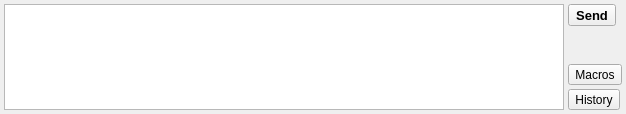
<?xml version="1.0" encoding="UTF-8"?>
<ui version="4.0">
 <class>TextEnterInputProviderUI</class>
 <widget class="QWidget" name="TextEnterInputProviderUI">
  <property name="geometry">
   <rect>
    <x>0</x>
    <y>0</y>
    <width>626</width>
    <height>114</height>
   </rect>
  </property>
  <property name="sizePolicy">
   <sizepolicy hsizetype="Preferred" vsizetype="Preferred">
    <horstretch>0</horstretch>
    <verstretch>0</verstretch>
   </sizepolicy>
  </property>
  <layout class="QGridLayout" name="gridLayout">
   <property name="margin">
    <number>4</number>
   </property>
   <property name="spacing">
    <number>4</number>
   </property>
   <item row="8" column="2">
    <widget class="QToolButton" name="btnShowInHist">
     <property name="text">
      <string>History</string>
     </property>
     <property name="toolButtonStyle">
      <enum>Qt::ToolButtonTextBesideIcon</enum>
     </property>
    </widget>
   </item>
   <item row="5" column="0" rowspan="4" colspan="2">
    <widget class="QPlainTextEdit" name="editIn">
     <property name="minimumSize">
      <size>
       <width>120</width>
       <height>48</height>
      </size>
     </property>
    </widget>
   </item>
   <item row="7" column="2">
    <widget class="QToolButton" name="btnShowMacros">
     <property name="text">
      <string>Macros</string>
     </property>
     <property name="toolButtonStyle">
      <enum>Qt::ToolButtonTextBesideIcon</enum>
     </property>
    </widget>
   </item>
   <item row="5" column="2">
    <widget class="QToolButton" name="btnInSend">
     <property name="font">
      <font>
       <pointsize>10</pointsize>
       <weight>75</weight>
       <bold>true</bold>
      </font>
     </property>
     <property name="text">
      <string>Send</string>
     </property>
     <property name="iconSize">
      <size>
       <width>22</width>
       <height>22</height>
      </size>
     </property>
     <property name="toolButtonStyle">
      <enum>Qt::ToolButtonTextBesideIcon</enum>
     </property>
    </widget>
   </item>
  </layout>
  <action name="actInHelp">
   <property name="icon">
    <iconset resource="../resources.qrc">
     <normaloff>:/buttons/16/res/16/dialog-information.png</normaloff>:/buttons/16/res/16/dialog-information.png</iconset>
   </property>
   <property name="text">
    <string>Input Method Help</string>
   </property>
   <property name="toolTip">
    <string>See info for selected input method</string>
   </property>
  </action>
  <action name="actInConf">
   <property name="icon">
    <iconset resource="../resources.qrc">
     <normaloff>:/buttons/16/res/16/configure.png</normaloff>:/buttons/16/res/16/configure.png</iconset>
   </property>
   <property name="text">
    <string>Input Config</string>
   </property>
   <property name="toolTip">
    <string>Additional input method settings</string>
   </property>
  </action>
  <action name="actInSend">
   <property name="icon">
    <iconset resource="../resources.qrc">
     <normaloff>:/buttons/22/res/return.png</normaloff>:/buttons/22/res/return.png</iconset>
   </property>
   <property name="text">
    <string>Send</string>
   </property>
   <property name="toolTip">
    <string>Send data</string>
   </property>
  </action>
  <action name="actShowInHist">
   <property name="icon">
    <iconset resource="../resources.qrc">
     <normaloff>:/buttons/16/res/16/arrow-down-double.png</normaloff>:/buttons/16/res/16/arrow-down-double.png</iconset>
   </property>
   <property name="text">
    <string>History</string>
   </property>
   <property name="toolTip">
    <string>Show history </string>
   </property>
  </action>
  <action name="actShowMacros">
   <property name="icon">
    <iconset resource="../resources.qrc">
     <normaloff>:/buttons/16/res/16/arrow-left-double.png</normaloff>:/buttons/16/res/16/arrow-left-double.png</iconset>
   </property>
   <property name="text">
    <string>Macros</string>
   </property>
  </action>
 </widget>
 <layoutdefault spacing="6" margin="11"/>
 <resources>
  <include location="../resources.qrc"/>
 </resources>
 <connections/>
</ui>
